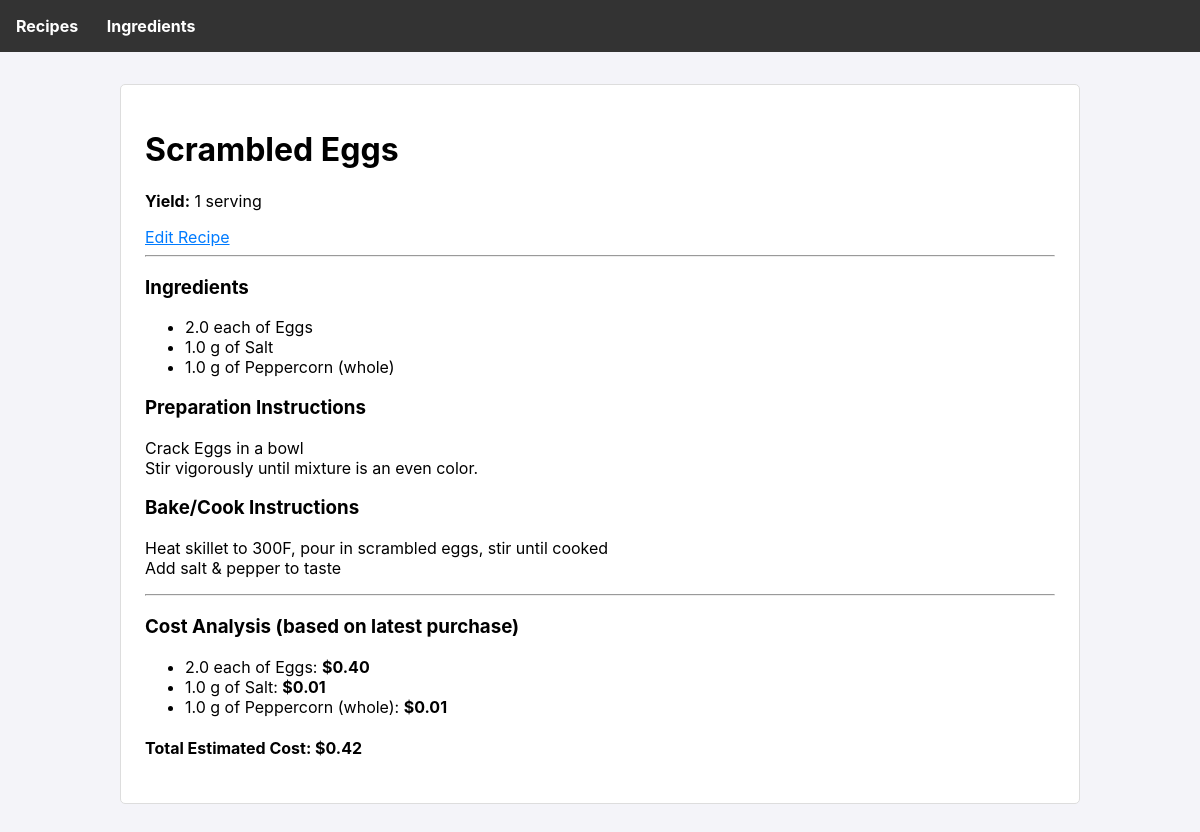
/recipe/1, run on the app's committed database.
### tables this page shows
CREATE TABLE recipes (
        id INTEGER PRIMARY KEY AUTOINCREMENT,
        name TEXT UNIQUE NOT NULL,
        preparation_instructions TEXT,
        bake_instructions TEXT,
        yield TEXT
    );

CREATE TABLE recipe_ingredients (
        recipe_id INTEGER NOT NULL,
        ingredient_id INTEGER NOT NULL,
        amount_needed REAL NOT NULL,
        unit_needed TEXT NOT NULL,
        PRIMARY KEY (recipe_id, ingredient_id),
        FOREIGN KEY (recipe_id) REFERENCES recipes (id),
        FOREIGN KEY (ingredient_id) REFERENCES ingredients (id)
    );

CREATE TABLE ingredients (
        id INTEGER PRIMARY KEY AUTOINCREMENT,
        name TEXT UNIQUE NOT NULL
    );

### app.py (the view)
@app.route('/recipe/<int:recipe_id>')
def recipe_detail(recipe_id):
    db = get_db()
    recipe = db.execute('SELECT * FROM recipes WHERE id = ?', (recipe_id,)).fetchone()
    ingredients = db.execute('''
        SELECT i.name, ri.amount_needed, ri.unit_needed
        FROM recipe_ingredients ri
        JOIN ingredients i ON ri.ingredient_id = i.id
        WHERE ri.recipe_id = ?
    ''', (recipe_id,)).fetchall()
    cost_info = calculate_recipe_cost(recipe_id)
    return render_template('recipe_detail.html', recipe=recipe, ingredients=ingredients, cost_info=cost_info)

### app.py (called while the page is built)
def get_db():
    if 'db' not in g:
        g.db = sqlite3.connect(DATABASE)
        g.db.row_factory = sqlite3.Row
    return g.db

### templates/recipe_detail.html
{% extends 'base.html' %}
{% block content %}
    <div class="card">
        <h1>{{ recipe.name }}</h1>
        <p><strong>Yield:</strong> {{ recipe.yield }}</p>
        <a href="{{ url_for('edit_recipe', recipe_id=recipe.id) }}">Edit Recipe</a>
        <hr>
        <h3>Ingredients</h3>
        <ul>
            {% for ingredient in ingredients %}
            <li>{{ ingredient.amount_needed }} {{ ingredient.unit_needed }} of {{ ingredient.name }}</li>
            {% endfor %}
        </ul>
        <h3>Preparation Instructions</h3>
        <p style="white-space: pre-wrap;">{{ recipe.preparation_instructions }}</p>
        <h3>Bake/Cook Instructions</h3>
        <p style="white-space: pre-wrap;">{{ recipe.bake_instructions }}</p>
        <hr>
        <h3>Cost Analysis (based on latest purchase)</h3>
        <ul>
            {% for item in cost_info.breakdown %}
            <li>{{ item.name }}: <strong>${{ item.cost }}</strong> {% if item.note %}({{item.note}}){% endif %}</li>
            {% endfor %}
        </ul>
        <h4><strong>Total Estimated Cost: ${{ '%.2f'|format(cost_info.total) }}</strong></h4>
    </div>
{% endblock %}```

### templates/base.html (style rules this page uses)
body { font-family: -apple-system, BlinkMacSystemFont, "Segoe UI", Roboto, "Helvetica Neue", Arial, sans-serif; margin: 0; background-color: #f4f4f9; }
.card { background-color: white; border: 1px solid #ddd; border-radius: 5px; padding: 1.5rem; margin-bottom: 1rem; }
a { color: #007bff; }

### data on the page
recipes: name "Scrambled Eggs", yield "1 serving", preparation_instructions "Crack Eggs in a bowl Stir vigorously until mixture is an even color.", bake_instructions "Heat skillet to 300F, pour in scrambled eggs, stir until cooked Add salt & pepper to taste"
recipe_ingredients: amount_needed "2.0", unit_needed "each", name "Eggs"
recipe_ingredients: amount_needed "1.0", unit_needed "g", name "Salt"
recipe_ingredients: amount_needed "1.0", unit_needed "g", name "Peppercorn (whole)"

### other printed values
{{ item.name }} "2.0 each of Eggs" "1.0 g of Salt" "1.0 g of Peppercorn (whole)"
{{ item.cost }} "0.40" "0.01" "0.01"
{{ '%.2f'|format(cost_info.total) }} "0.42"
